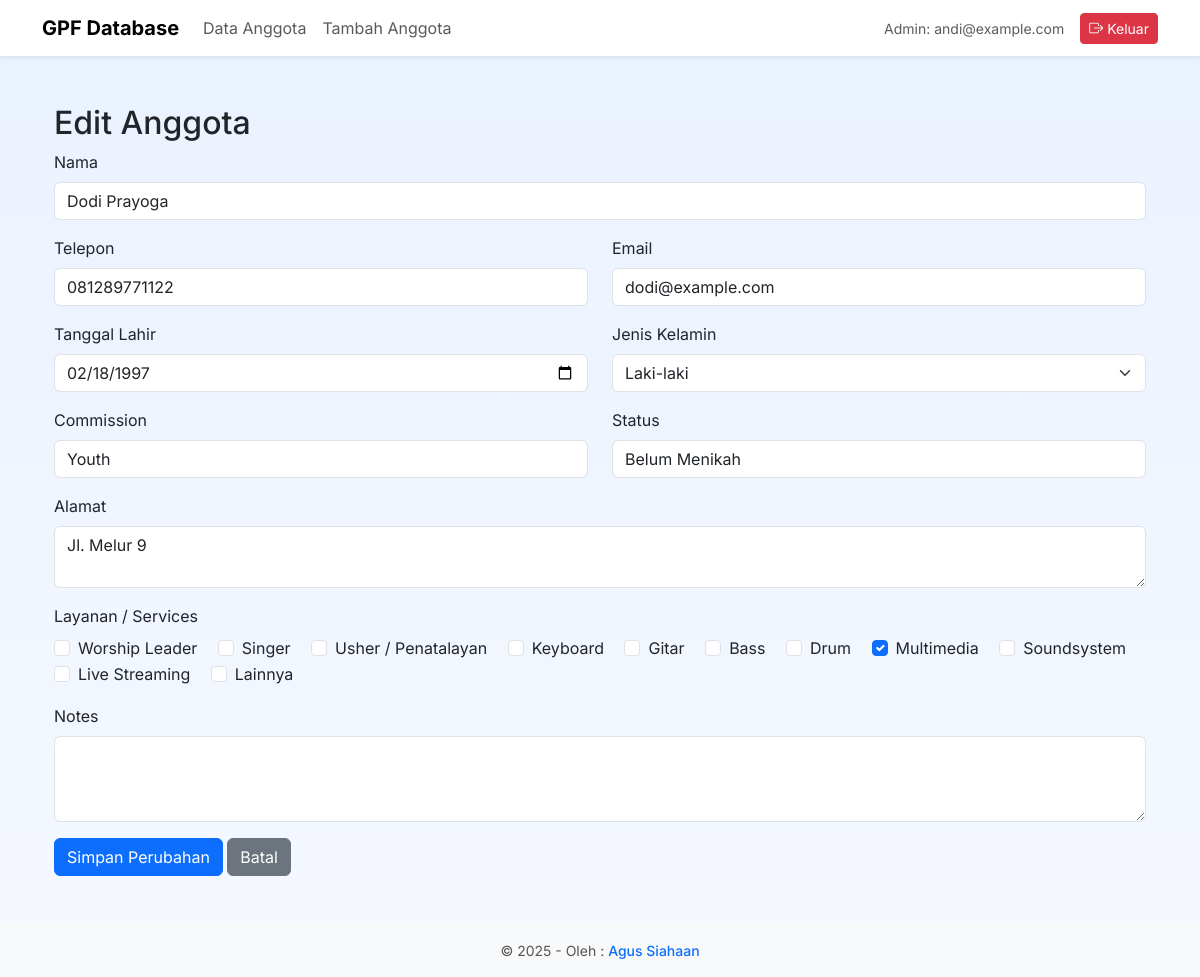
Page /member/4/edit (signed in) on the committed database.
### app.py (models this page shows)
class Member(Base):
    __tablename__ = 'members'
    id = Column(Integer, primary_key=True)
    name = Column(String(200))
    phone = Column(String(80))
    email = Column(String(200))
    birthdate = Column(String(50))
    gender = Column(String(50))
    commission = Column(String(100))
    status = Column(String(80))
    address = Column(Text)
    services = Column(Text)
    notes = Column(Text)
    created_at = Column(String(50))

### app.py (the view, shortened to what this page needs)
@app.route('/member/<int:id>/edit', methods=['GET','POST'])
@login_required
def edit_member(id):
    services_list = ['Worship Leader','Singer','Usher / Penatalayan','Keyboard','Gitar','Bass','Drum','Multimedia','Soundsystem','Live Streaming','Lainnya']
    db = get_db()
    m = db.query(Member).get(id)
    if not m:
        flash('Anggota tidak ditemukan','danger')
        return redirect(url_for('dashboard'))
    selected_services = m.services.split(',') if m.services else []
    return render_template('edit_member.html', member=m, services_list=services_list, selected_services=selected_services)

### app.py (called while the page is built)
@app.context_processor
def inject_functions():
    return {'hitung_umur': hitung_umur}

@app.context_processor
def inject_csrf():
    return dict(csrf_token=lambda: generate_csrf())

def get_db():
    return SessionLocal()

def login_required(f):
    @wraps(f)
    def wrapper(*args, **kwargs):
        if 'user_id' not in session:
            return redirect(url_for('login'))
        return f(*args, **kwargs)
    return wrapper

@app.before_request
def session_timeout_check():
    session.modified = True

### templates/edit_member.html (shortened to what this page needs)
{% extends 'base.html' %}
{% block content %}
<div class="container py-4">
  <h2>Edit Anggota</h2>
  <form method="post">
    <div class="mb-3">
      <label class="form-label">Nama</label>
      <input type="text" name="name" class="form-control" value="{{ member.name }}" required>
    </div>
    <div class="mb-3 row">
      <div class="col">
        <label class="form-label">Telepon</label>
        <input type="text" name="phone" class="form-control" value="{{ member.phone }}">
      </div>
      <div class="col">
        <label class="form-label">Email</label>
        <input type="email" name="email" class="form-control" value="{{ member.email }}">
      </div>
    </div>
    <div class="mb-3 row">
      <div class="col">
        <label class="form-label">Tanggal Lahir</label>
        <input type="date" name="birthdate" class="form-control" value="{{ member.birthdate }}">
      </div>
      <div class="col">
        <label class="form-label">Jenis Kelamin</label>
        <select name="gender" class="form-select">
          <option value="Laki-laki" {% if member.gender=='Laki-laki' %}selected{% endif %}>Laki-laki</option>
        </select>
      </div>
    </div>
    <div class="mb-3 row">
      <div class="col">
        <label class="form-label">Commission</label>
        <input type="text" name="commission" class="form-control" value="{{ member.commission }}">
      </div>
      <div class="col">
        <label class="form-label">Status</label>
        <input type="text" name="status" class="form-control" value="{{ member.status }}">
      </div>
    </div>
    <div class="mb-3">
      <label class="form-label">Alamat</label>
      <textarea name="address" class="form-control" rows="2">{{ member.address }}</textarea>
    </div>
    <div class="mb-3">
      <label class="form-label">Layanan / Services</label><br>
      {% for val in services_list %}
        <div class="form-check form-check-inline">
          <input class="form-check-input" type="checkbox" name="services" value="{{ val }}" {% if val in selected_services %}checked{% endif %}>
          <label class="form-check-label">{{ val }}</label>
        </div>
      {% endfor %}
    </div>
    <div class="mb-3">
      <label class="form-label">Notes</label>
      <textarea name="notes" class="form-control" rows="3">{{ member.notes }}</textarea>
    </div>
    <button class="btn btn-primary" type="submit">Simpan Perubahan</button>
    <a href="{{ url_for('dashboard') }}" class="btn btn-secondary">Batal</a>
  </form>
</div>
{% endblock %}

### templates/base.html (style rules this page uses)
body { font-family: 'Inter', system-ui, -apple-system, 'Segoe UI', Roboto, 'Helvetica Neue', Arial; background: linear-gradient(180deg,#eaf2ff 0%, #f5f8ff 100%); }

### rows in the picture
Member: name "Dodi Prayoga", phone "081289771122", email "dodi@example.com", birthdate "02/18/1997", gender "Laki-laki", commission "Youth", status "Belum Menikah", address "Jl. Melur 9"

### other values in the picture
{{ session.get('username') }} "andi@example.com"
{{ val }} "Worship Leader" "Singer" "Usher / Penatalayan" "Keyboard" "Gitar" "Bass" "Drum" "Multimedia" "Soundsystem" "Live Streaming" "Lainnya"
